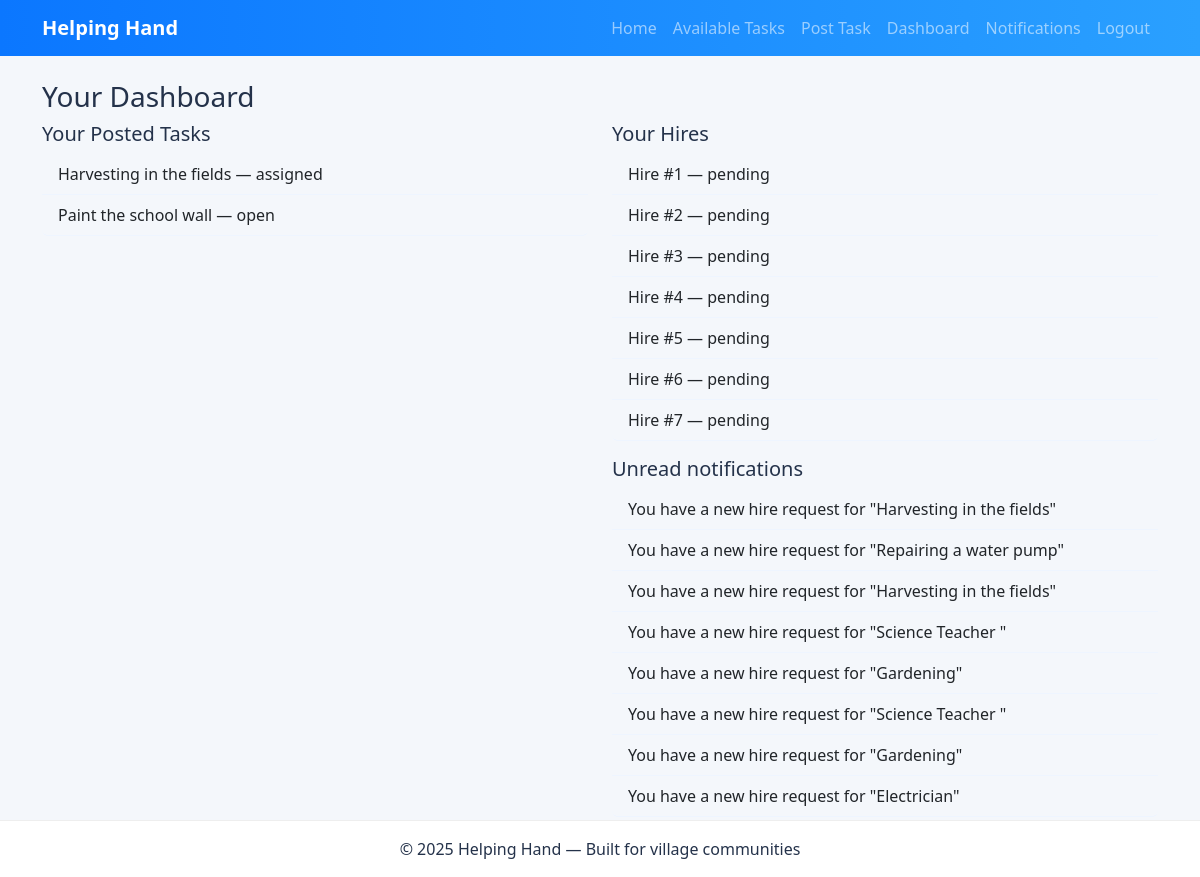
The app's page /dashboard (signed in) with its own data.
### tables this page shows
CREATE TABLE tasks (
    id INTEGER PRIMARY KEY AUTOINCREMENT,
    title TEXT NOT NULL,
    description TEXT,
    budget TEXT,
    user_id INTEGER,
    status TEXT DEFAULT 'open',
    created_at TEXT,
    FOREIGN KEY (user_id) REFERENCES users(id) ON DELETE SET NULL
);

CREATE TABLE hires (
    id INTEGER PRIMARY KEY AUTOINCREMENT,
    task_id INTEGER,
    hired_user_id INTEGER,
    hirer_user_id INTEGER,
    status TEXT DEFAULT 'pending',
    created_at TEXT,
    FOREIGN KEY (task_id) REFERENCES tasks(id) ON DELETE CASCADE,
    FOREIGN KEY (hired_user_id) REFERENCES users(id),
    FOREIGN KEY (hirer_user_id) REFERENCES users(id)
);

CREATE TABLE notifications (
    id INTEGER PRIMARY KEY AUTOINCREMENT,
    user_id INTEGER,
    message TEXT,
    is_read INTEGER DEFAULT 0,
    created_at TEXT,
    FOREIGN KEY (user_id) REFERENCES users(id) ON DELETE CASCADE
);

### app.py (the view)
@app.route('/dashboard')
def dashboard():
    if 'user_id' not in session:
        flash('Please login','warning'); return redirect(url_for('login'))
    user_tasks = query_db('SELECT * FROM tasks WHERE user_id = ?', (session['user_id'],))
    user_hires = query_db('SELECT * FROM hires WHERE hirer_user_id = ? OR hired_user_id = ?', (session['user_id'], session['user_id']))
    notes = query_db('SELECT * FROM notifications WHERE user_id = ? AND is_read = 0', (session['user_id'],))
    return render_template('dashboard.html', tasks=user_tasks, hires=user_hires, notes=notes)

### app.py (called while the page is built)
def get_db():
    db = getattr(g, '_database', None)
    if db is None:
        db = g._database = sqlite3.connect(DATABASE)
        db.row_factory = sqlite3.Row
    return db

@app.teardown_appcontext
def close_connection(exception):
    db = getattr(g, '_database', None)
    if db is not None:
        db.close()

def query_db(query, args=(), one=False):
    cur = get_db().execute(query, args)
    rv = cur.fetchall()
    cur.close()
    return (rv[0] if rv else None) if one else rv

### templates/dashboard.html
{% extends "base.html" %}
{% block content %}
<h3>Your Dashboard</h3>
<div class="row">
  <div class="col-md-6">
    <h5>Your Posted Tasks</h5>
    <ul class="list-group">
      {% for t in tasks %}
        <li class="list-group-item">{{ t['title'] }} — {{ t['status'] }}</li>
      {% else %}
        <li class="list-group-item">No tasks posted yet</li>
      {% endfor %}
    </ul>
  </div>
  <div class="col-md-6">
    <h5>Your Hires</h5>
    <ul class="list-group">
      {% for h in hires %}
        <li class="list-group-item">Hire #{{ h['id'] }} — {{ h['status'] }}</li>
      {% else %}
        <li class="list-group-item">No hires yet</li>
      {% endfor %}
    </ul>
    <h5 class="mt-3">Unread notifications</h5>
    <ul class="list-group">
      {% for n in notes %}
        <li class="list-group-item">{{ n['message'] }}</li>
      {% else %}
        <li class="list-group-item text-muted">No new notifications</li>
      {% endfor %}
    </ul>
  </div>
</div>
{% endblock %}

### static/styles.css (style rules this page uses)
:root { --primary:#0b77ff;--primary-dark:#0759cc;--muted:#6c757d;--radius:12px; }
body { background:#f4f7fb;font-family:system-ui,Segoe UI,Roboto,Arial;color:#24324a;margin-bottom:60px; }
.list-group-item { border:none;border-bottom:1px solid #eef5ff;background:transparent; }

### records on screen
tasks: title "Harvesting in the fields", status "assigned"
tasks: title "Paint the school wall", status "open"
hires: id "1", status "pending"
hires: id "2", status "pending"
hires: id "3", status "pending"
hires: id "4", status "pending"
hires: id "5", status "pending"
hires: id "6", status "pending"
hires: id "7", status "pending"
notifications: message "You have a new hire request for \"Harvesting in the fields\""
notifications: message "You have a new hire request for \"Repairing a water pump\""
notifications: message "You have a new hire request for \"Harvesting in the fields\""
notifications: message "You have a new hire request for \"Science Teacher \""
notifications: message "You have a new hire request for \"Gardening\""
notifications: message "You have a new hire request for \"Science Teacher \""
notifications: message "You have a new hire request for \"Gardening\""
notifications: message "You have a new hire request for \"Electrician\""

### other values on screen
{{ 2025 }} "2025"
